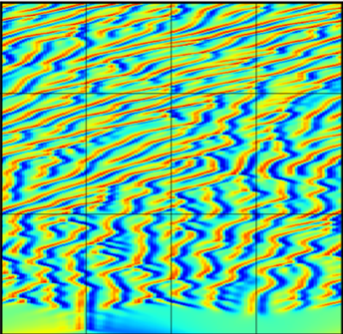
#> input picture image_hr/hr_ks.png, 343 x 334 px
$ python main.py
#> lines starting #> are read from the running program, lines starting #| are printed output that depends on the picture
from PIL import Image
import os

hr_image_path = os.path.join('image_hr','hr_ks.png')

hr_image = Image.open(hr_image_path)
#> hr_image is the input picture: PIL image 343x334 RGBA; mean R, G, B, A 113.1, 192.1, 131.6, 255
hr_size = hr_image.size
#> hr_size = (343, 334)


lr_factor = 10
lr_size = list(hr_size)
#> lr_size = [343, 334]
lr_size[0] = hr_size[0]//lr_factor
lr_size[1] = hr_size[1]//lr_factor
lr_size = tuple(lr_size)
#> lr_size = (34, 33)

lr_image = hr_image.resize(lr_size)
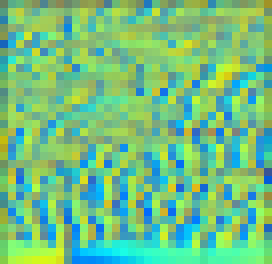
#> lr_image: PIL image 34x33 RGBA (shown 8 times larger); mean R, G, B, A 113.6, 192.7, 131.9, 255
lr_image.show()
